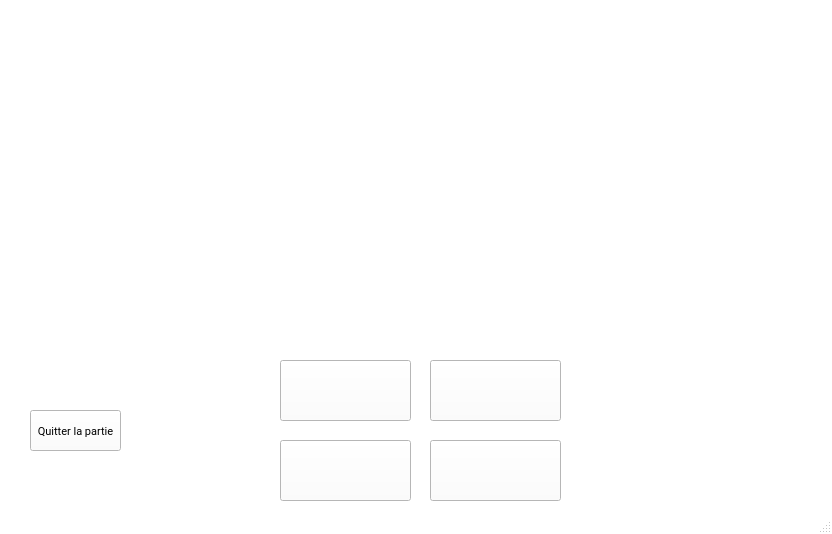
<?xml version="1.0" encoding="UTF-8"?>
<ui version="4.0">
 <class>Client</class>
 <widget class="QMainWindow" name="Client">
  <property name="geometry">
   <rect>
    <x>0</x>
    <y>0</y>
    <width>832</width>
    <height>534</height>
   </rect>
  </property>
  <property name="sizePolicy">
   <sizepolicy hsizetype="Fixed" vsizetype="Fixed">
    <horstretch>0</horstretch>
    <verstretch>0</verstretch>
   </sizepolicy>
  </property>
  <property name="minimumSize">
   <size>
    <width>832</width>
    <height>534</height>
   </size>
  </property>
  <property name="maximumSize">
   <size>
    <width>832</width>
    <height>534</height>
   </size>
  </property>
  <property name="palette">
   <palette>
    <active>
     <colorrole role="WindowText">
      <brush brushstyle="SolidPattern">
       <color alpha="255">
        <red>0</red>
        <green>0</green>
        <blue>0</blue>
       </color>
      </brush>
     </colorrole>
     <colorrole role="Button">
      <brush brushstyle="SolidPattern">
       <color alpha="255">
        <red>255</red>
        <green>255</green>
        <blue>255</blue>
       </color>
      </brush>
     </colorrole>
     <colorrole role="Light">
      <brush brushstyle="SolidPattern">
       <color alpha="255">
        <red>255</red>
        <green>255</green>
        <blue>255</blue>
       </color>
      </brush>
     </colorrole>
     <colorrole role="Midlight">
      <brush brushstyle="SolidPattern">
       <color alpha="255">
        <red>255</red>
        <green>255</green>
        <blue>255</blue>
       </color>
      </brush>
     </colorrole>
     <colorrole role="Dark">
      <brush brushstyle="SolidPattern">
       <color alpha="255">
        <red>127</red>
        <green>127</green>
        <blue>127</blue>
       </color>
      </brush>
     </colorrole>
     <colorrole role="Mid">
      <brush brushstyle="SolidPattern">
       <color alpha="255">
        <red>170</red>
        <green>170</green>
        <blue>170</blue>
       </color>
      </brush>
     </colorrole>
     <colorrole role="Text">
      <brush brushstyle="SolidPattern">
       <color alpha="255">
        <red>0</red>
        <green>0</green>
        <blue>0</blue>
       </color>
      </brush>
     </colorrole>
     <colorrole role="BrightText">
      <brush brushstyle="SolidPattern">
       <color alpha="255">
        <red>255</red>
        <green>255</green>
        <blue>255</blue>
       </color>
      </brush>
     </colorrole>
     <colorrole role="ButtonText">
      <brush brushstyle="SolidPattern">
       <color alpha="255">
        <red>0</red>
        <green>0</green>
        <blue>0</blue>
       </color>
      </brush>
     </colorrole>
     <colorrole role="Base">
      <brush brushstyle="SolidPattern">
       <color alpha="255">
        <red>255</red>
        <green>255</green>
        <blue>255</blue>
       </color>
      </brush>
     </colorrole>
     <colorrole role="Window">
      <brush brushstyle="SolidPattern">
       <color alpha="255">
        <red>255</red>
        <green>255</green>
        <blue>255</blue>
       </color>
      </brush>
     </colorrole>
     <colorrole role="Shadow">
      <brush brushstyle="SolidPattern">
       <color alpha="255">
        <red>0</red>
        <green>0</green>
        <blue>0</blue>
       </color>
      </brush>
     </colorrole>
     <colorrole role="AlternateBase">
      <brush brushstyle="SolidPattern">
       <color alpha="255">
        <red>255</red>
        <green>255</green>
        <blue>255</blue>
       </color>
      </brush>
     </colorrole>
     <colorrole role="ToolTipBase">
      <brush brushstyle="SolidPattern">
       <color alpha="255">
        <red>255</red>
        <green>255</green>
        <blue>220</blue>
       </color>
      </brush>
     </colorrole>
     <colorrole role="ToolTipText">
      <brush brushstyle="SolidPattern">
       <color alpha="255">
        <red>0</red>
        <green>0</green>
        <blue>0</blue>
       </color>
      </brush>
     </colorrole>
     <colorrole role="PlaceholderText">
      <brush brushstyle="SolidPattern">
       <color alpha="128">
        <red>0</red>
        <green>0</green>
        <blue>0</blue>
       </color>
      </brush>
     </colorrole>
    </active>
    <inactive>
     <colorrole role="WindowText">
      <brush brushstyle="SolidPattern">
       <color alpha="255">
        <red>0</red>
        <green>0</green>
        <blue>0</blue>
       </color>
      </brush>
     </colorrole>
     <colorrole role="Button">
      <brush brushstyle="SolidPattern">
       <color alpha="255">
        <red>255</red>
        <green>255</green>
        <blue>255</blue>
       </color>
      </brush>
     </colorrole>
     <colorrole role="Light">
      <brush brushstyle="SolidPattern">
       <color alpha="255">
        <red>255</red>
        <green>255</green>
        <blue>255</blue>
       </color>
      </brush>
     </colorrole>
     <colorrole role="Midlight">
      <brush brushstyle="SolidPattern">
       <color alpha="255">
        <red>255</red>
        <green>255</green>
        <blue>255</blue>
       </color>
      </brush>
     </colorrole>
     <colorrole role="Dark">
      <brush brushstyle="SolidPattern">
       <color alpha="255">
        <red>127</red>
        <green>127</green>
        <blue>127</blue>
       </color>
      </brush>
     </colorrole>
     <colorrole role="Mid">
      <brush brushstyle="SolidPattern">
       <color alpha="255">
        <red>170</red>
        <green>170</green>
        <blue>170</blue>
       </color>
      </brush>
     </colorrole>
     <colorrole role="Text">
      <brush brushstyle="SolidPattern">
       <color alpha="255">
        <red>0</red>
        <green>0</green>
        <blue>0</blue>
       </color>
      </brush>
     </colorrole>
     <colorrole role="BrightText">
      <brush brushstyle="SolidPattern">
       <color alpha="255">
        <red>255</red>
        <green>255</green>
        <blue>255</blue>
       </color>
      </brush>
     </colorrole>
     <colorrole role="ButtonText">
      <brush brushstyle="SolidPattern">
       <color alpha="255">
        <red>0</red>
        <green>0</green>
        <blue>0</blue>
       </color>
      </brush>
     </colorrole>
     <colorrole role="Base">
      <brush brushstyle="SolidPattern">
       <color alpha="255">
        <red>255</red>
        <green>255</green>
        <blue>255</blue>
       </color>
      </brush>
     </colorrole>
     <colorrole role="Window">
      <brush brushstyle="SolidPattern">
       <color alpha="255">
        <red>255</red>
        <green>255</green>
        <blue>255</blue>
       </color>
      </brush>
     </colorrole>
     <colorrole role="Shadow">
      <brush brushstyle="SolidPattern">
       <color alpha="255">
        <red>0</red>
        <green>0</green>
        <blue>0</blue>
       </color>
      </brush>
     </colorrole>
     <colorrole role="AlternateBase">
      <brush brushstyle="SolidPattern">
       <color alpha="255">
        <red>255</red>
        <green>255</green>
        <blue>255</blue>
       </color>
      </brush>
     </colorrole>
     <colorrole role="ToolTipBase">
      <brush brushstyle="SolidPattern">
       <color alpha="255">
        <red>255</red>
        <green>255</green>
        <blue>220</blue>
       </color>
      </brush>
     </colorrole>
     <colorrole role="ToolTipText">
      <brush brushstyle="SolidPattern">
       <color alpha="255">
        <red>0</red>
        <green>0</green>
        <blue>0</blue>
       </color>
      </brush>
     </colorrole>
     <colorrole role="PlaceholderText">
      <brush brushstyle="SolidPattern">
       <color alpha="128">
        <red>0</red>
        <green>0</green>
        <blue>0</blue>
       </color>
      </brush>
     </colorrole>
    </inactive>
    <disabled>
     <colorrole role="WindowText">
      <brush brushstyle="SolidPattern">
       <color alpha="255">
        <red>127</red>
        <green>127</green>
        <blue>127</blue>
       </color>
      </brush>
     </colorrole>
     <colorrole role="Button">
      <brush brushstyle="SolidPattern">
       <color alpha="255">
        <red>255</red>
        <green>255</green>
        <blue>255</blue>
       </color>
      </brush>
     </colorrole>
     <colorrole role="Light">
      <brush brushstyle="SolidPattern">
       <color alpha="255">
        <red>255</red>
        <green>255</green>
        <blue>255</blue>
       </color>
      </brush>
     </colorrole>
     <colorrole role="Midlight">
      <brush brushstyle="SolidPattern">
       <color alpha="255">
        <red>255</red>
        <green>255</green>
        <blue>255</blue>
       </color>
      </brush>
     </colorrole>
     <colorrole role="Dark">
      <brush brushstyle="SolidPattern">
       <color alpha="255">
        <red>127</red>
        <green>127</green>
        <blue>127</blue>
       </color>
      </brush>
     </colorrole>
     <colorrole role="Mid">
      <brush brushstyle="SolidPattern">
       <color alpha="255">
        <red>170</red>
        <green>170</green>
        <blue>170</blue>
       </color>
      </brush>
     </colorrole>
     <colorrole role="Text">
      <brush brushstyle="SolidPattern">
       <color alpha="255">
        <red>127</red>
        <green>127</green>
        <blue>127</blue>
       </color>
      </brush>
     </colorrole>
     <colorrole role="BrightText">
      <brush brushstyle="SolidPattern">
       <color alpha="255">
        <red>255</red>
        <green>255</green>
        <blue>255</blue>
       </color>
      </brush>
     </colorrole>
     <colorrole role="ButtonText">
      <brush brushstyle="SolidPattern">
       <color alpha="255">
        <red>127</red>
        <green>127</green>
        <blue>127</blue>
       </color>
      </brush>
     </colorrole>
     <colorrole role="Base">
      <brush brushstyle="SolidPattern">
       <color alpha="255">
        <red>255</red>
        <green>255</green>
        <blue>255</blue>
       </color>
      </brush>
     </colorrole>
     <colorrole role="Window">
      <brush brushstyle="SolidPattern">
       <color alpha="255">
        <red>255</red>
        <green>255</green>
        <blue>255</blue>
       </color>
      </brush>
     </colorrole>
     <colorrole role="Shadow">
      <brush brushstyle="SolidPattern">
       <color alpha="255">
        <red>0</red>
        <green>0</green>
        <blue>0</blue>
       </color>
      </brush>
     </colorrole>
     <colorrole role="AlternateBase">
      <brush brushstyle="SolidPattern">
       <color alpha="255">
        <red>255</red>
        <green>255</green>
        <blue>255</blue>
       </color>
      </brush>
     </colorrole>
     <colorrole role="ToolTipBase">
      <brush brushstyle="SolidPattern">
       <color alpha="255">
        <red>255</red>
        <green>255</green>
        <blue>220</blue>
       </color>
      </brush>
     </colorrole>
     <colorrole role="ToolTipText">
      <brush brushstyle="SolidPattern">
       <color alpha="255">
        <red>0</red>
        <green>0</green>
        <blue>0</blue>
       </color>
      </brush>
     </colorrole>
     <colorrole role="PlaceholderText">
      <brush brushstyle="SolidPattern">
       <color alpha="128">
        <red>0</red>
        <green>0</green>
        <blue>0</blue>
       </color>
      </brush>
     </colorrole>
    </disabled>
   </palette>
  </property>
  <property name="font">
   <font>
    <family>Roboto</family>
    <pointsize>10</pointsize>
   </font>
  </property>
  <property name="windowTitle">
   <string>Choisissez ou créez une partie.</string>
  </property>
  <property name="windowIcon">
   <iconset>
    <normaloff>./data/img/logo/logo.png</normaloff>./data/img/logo/logo.png</iconset>
  </property>
  <property name="autoFillBackground">
   <bool>false</bool>
  </property>
  <property name="styleSheet">
   <string notr="true"/>
  </property>
  <widget class="QWidget" name="centralwidget">
   <widget class="QStackedWidget" name="stackedWidget">
    <property name="geometry">
     <rect>
      <x>0</x>
      <y>10</y>
      <width>831</width>
      <height>511</height>
     </rect>
    </property>
    <property name="currentIndex">
     <number>2</number>
    </property>
    <widget class="QWidget" name="pageAccueil">
     <widget class="QLabel" name="titreLabelAccueil">
      <property name="geometry">
       <rect>
        <x>0</x>
        <y>10</y>
        <width>801</width>
        <height>71</height>
       </rect>
      </property>
      <property name="minimumSize">
       <size>
        <width>801</width>
        <height>71</height>
       </size>
      </property>
      <property name="font">
       <font>
        <family>Roboto</family>
        <pointsize>10</pointsize>
       </font>
      </property>
      <property name="text">
       <string>REJOIGNEZ OU CRÉEZ UNE PARTIE !</string>
      </property>
      <property name="scaledContents">
       <bool>true</bool>
      </property>
      <property name="alignment">
       <set>Qt::AlignCenter</set>
      </property>
     </widget>
     <widget class="QPushButton" name="creerPartieBouton">
      <property name="geometry">
       <rect>
        <x>330</x>
        <y>420</y>
        <width>151</width>
        <height>61</height>
       </rect>
      </property>
      <property name="minimumSize">
       <size>
        <width>111</width>
        <height>61</height>
       </size>
      </property>
      <property name="cursor">
       <cursorShape>PointingHandCursor</cursorShape>
      </property>
      <property name="text">
       <string>Créer une partie !</string>
      </property>
     </widget>
     <widget class="QListWidget" name="listeJoueursAccueil">
      <property name="enabled">
       <bool>true</bool>
      </property>
      <property name="geometry">
       <rect>
        <x>600</x>
        <y>140</y>
        <width>121</width>
        <height>171</height>
       </rect>
      </property>
      <property name="minimumSize">
       <size>
        <width>121</width>
        <height>171</height>
       </size>
      </property>
      <property name="font">
       <font>
        <family>Roboto</family>
        <pointsize>12</pointsize>
        <stylestrategy>PreferDefault</stylestrategy>
        <kerning>true</kerning>
       </font>
      </property>
      <property name="mouseTracking">
       <bool>true</bool>
      </property>
      <property name="autoFillBackground">
       <bool>false</bool>
      </property>
      <property name="editTriggers">
       <set>QAbstractItemView::NoEditTriggers</set>
      </property>
      <property name="flow">
       <enum>QListView::TopToBottom</enum>
      </property>
      <property name="selectionRectVisible">
       <bool>true</bool>
      </property>
     </widget>
     <widget class="QListWidget" name="listePartiesAccueil">
      <property name="geometry">
       <rect>
        <x>290</x>
        <y>100</y>
        <width>231</width>
        <height>251</height>
       </rect>
      </property>
      <property name="minimumSize">
       <size>
        <width>231</width>
        <height>251</height>
       </size>
      </property>
      <property name="font">
       <font>
        <family>Roboto</family>
        <pointsize>12</pointsize>
        <stylestrategy>PreferDefault</stylestrategy>
        <kerning>true</kerning>
       </font>
      </property>
      <property name="mouseTracking">
       <bool>true</bool>
      </property>
      <property name="autoFillBackground">
       <bool>false</bool>
      </property>
      <property name="editTriggers">
       <set>QAbstractItemView::NoEditTriggers</set>
      </property>
      <property name="flow">
       <enum>QListView::TopToBottom</enum>
      </property>
      <property name="selectionRectVisible">
       <bool>true</bool>
      </property>
     </widget>
     <widget class="QLabel" name="placesJoueursAccueil">
      <property name="geometry">
       <rect>
        <x>600</x>
        <y>100</y>
        <width>121</width>
        <height>31</height>
       </rect>
      </property>
      <property name="text">
       <string/>
      </property>
      <property name="alignment">
       <set>Qt::AlignCenter</set>
      </property>
     </widget>
     <widget class="QPushButton" name="rejoindrePartieBouton">
      <property name="geometry">
       <rect>
        <x>310</x>
        <y>360</y>
        <width>191</width>
        <height>41</height>
       </rect>
      </property>
      <property name="minimumSize">
       <size>
        <width>131</width>
        <height>41</height>
       </size>
      </property>
      <property name="cursor">
       <cursorShape>PointingHandCursor</cursorShape>
      </property>
      <property name="text">
       <string>Rejoindre une partie !</string>
      </property>
     </widget>
    </widget>
    <widget class="QWidget" name="pageSalleAttente">
     <widget class="QPushButton" name="demarrerBouton">
      <property name="geometry">
       <rect>
        <x>180</x>
        <y>320</y>
        <width>121</width>
        <height>51</height>
       </rect>
      </property>
      <property name="text">
       <string>Démarrer la partie !</string>
      </property>
     </widget>
     <widget class="QPushButton" name="quitterBouton">
      <property name="geometry">
       <rect>
        <x>180</x>
        <y>410</y>
        <width>121</width>
        <height>51</height>
       </rect>
      </property>
      <property name="text">
       <string>Quitter la partie</string>
      </property>
     </widget>
     <widget class="QListWidget" name="listeJoueursAttente">
      <property name="enabled">
       <bool>true</bool>
      </property>
      <property name="geometry">
       <rect>
        <x>490</x>
        <y>90</y>
        <width>191</width>
        <height>381</height>
       </rect>
      </property>
      <property name="minimumSize">
       <size>
        <width>121</width>
        <height>171</height>
       </size>
      </property>
      <property name="font">
       <font>
        <family>Roboto</family>
        <pointsize>12</pointsize>
        <stylestrategy>PreferDefault</stylestrategy>
        <kerning>true</kerning>
       </font>
      </property>
      <property name="mouseTracking">
       <bool>true</bool>
      </property>
      <property name="autoFillBackground">
       <bool>false</bool>
      </property>
      <property name="editTriggers">
       <set>QAbstractItemView::NoEditTriggers</set>
      </property>
      <property name="flow">
       <enum>QListView::TopToBottom</enum>
      </property>
      <property name="selectionRectVisible">
       <bool>true</bool>
      </property>
     </widget>
     <widget class="QLabel" name="attenteLabel">
      <property name="geometry">
       <rect>
        <x>0</x>
        <y>0</y>
        <width>831</width>
        <height>71</height>
       </rect>
      </property>
      <property name="font">
       <font>
        <family>Roboto</family>
        <pointsize>12</pointsize>
       </font>
      </property>
      <property name="text">
       <string>En attente de démarrage de la partie...</string>
      </property>
      <property name="alignment">
       <set>Qt::AlignCenter</set>
      </property>
     </widget>
     <widget class="QLabel" name="infoPartieAttente">
      <property name="geometry">
       <rect>
        <x>150</x>
        <y>70</y>
        <width>191</width>
        <height>111</height>
       </rect>
      </property>
      <property name="font">
       <font>
        <family>Roboto</family>
        <pointsize>20</pointsize>
        <weight>75</weight>
        <bold>true</bold>
       </font>
      </property>
      <property name="text">
       <string/>
      </property>
      <property name="alignment">
       <set>Qt::AlignCenter</set>
      </property>
     </widget>
    </widget>
    <widget class="QWidget" name="pageEnCours">
     <widget class="QLabel" name="imageLabel">
      <property name="enabled">
       <bool>true</bool>
      </property>
      <property name="geometry">
       <rect>
        <x>0</x>
        <y>20</y>
        <width>831</width>
        <height>271</height>
       </rect>
      </property>
      <property name="font">
       <font>
        <family>Roboto</family>
        <pointsize>14</pointsize>
       </font>
      </property>
      <property name="text">
       <string/>
      </property>
      <property name="alignment">
       <set>Qt::AlignCenter</set>
      </property>
     </widget>
     <widget class="QPushButton" name="r0Bouton">
      <property name="geometry">
       <rect>
        <x>280</x>
        <y>350</y>
        <width>131</width>
        <height>61</height>
       </rect>
      </property>
      <property name="text">
       <string/>
      </property>
      <property name="checkable">
       <bool>true</bool>
      </property>
      <property name="autoExclusive">
       <bool>true</bool>
      </property>
     </widget>
     <widget class="QPushButton" name="r1Bouton">
      <property name="geometry">
       <rect>
        <x>430</x>
        <y>350</y>
        <width>131</width>
        <height>61</height>
       </rect>
      </property>
      <property name="text">
       <string/>
      </property>
      <property name="checkable">
       <bool>true</bool>
      </property>
      <property name="autoExclusive">
       <bool>true</bool>
      </property>
     </widget>
     <widget class="QPushButton" name="r2Bouton">
      <property name="geometry">
       <rect>
        <x>280</x>
        <y>430</y>
        <width>131</width>
        <height>61</height>
       </rect>
      </property>
      <property name="text">
       <string/>
      </property>
      <property name="checkable">
       <bool>true</bool>
      </property>
      <property name="autoExclusive">
       <bool>true</bool>
      </property>
     </widget>
     <widget class="QPushButton" name="r3Bouton">
      <property name="geometry">
       <rect>
        <x>430</x>
        <y>430</y>
        <width>131</width>
        <height>61</height>
       </rect>
      </property>
      <property name="text">
       <string/>
      </property>
      <property name="checkable">
       <bool>true</bool>
      </property>
      <property name="autoExclusive">
       <bool>true</bool>
      </property>
     </widget>
     <widget class="QLabel" name="sujetLabel">
      <property name="enabled">
       <bool>true</bool>
      </property>
      <property name="geometry">
       <rect>
        <x>0</x>
        <y>290</y>
        <width>831</width>
        <height>41</height>
       </rect>
      </property>
      <property name="font">
       <font>
        <family>Roboto</family>
        <pointsize>14</pointsize>
       </font>
      </property>
      <property name="text">
       <string/>
      </property>
      <property name="alignment">
       <set>Qt::AlignCenter</set>
      </property>
     </widget>
     <widget class="QPushButton" name="quitterEnCoursBouton">
      <property name="geometry">
       <rect>
        <x>30</x>
        <y>400</y>
        <width>91</width>
        <height>41</height>
       </rect>
      </property>
      <property name="font">
       <font>
        <family>Roboto</family>
        <pointsize>8</pointsize>
       </font>
      </property>
      <property name="text">
       <string>Quitter la partie</string>
      </property>
     </widget>
     <widget class="QLabel" name="questionLabel">
      <property name="geometry">
       <rect>
        <x>670</x>
        <y>380</y>
        <width>121</width>
        <height>51</height>
       </rect>
      </property>
      <property name="text">
       <string/>
      </property>
      <property name="alignment">
       <set>Qt::AlignCenter</set>
      </property>
     </widget>
     <widget class="QLabel" name="timerLabel">
      <property name="geometry">
       <rect>
        <x>670</x>
        <y>440</y>
        <width>121</width>
        <height>61</height>
       </rect>
      </property>
      <property name="font">
       <font>
        <family>Roboto</family>
        <pointsize>16</pointsize>
        <weight>50</weight>
        <bold>false</bold>
       </font>
      </property>
      <property name="text">
       <string/>
      </property>
      <property name="alignment">
       <set>Qt::AlignCenter</set>
      </property>
     </widget>
    </widget>
   </widget>
  </widget>
  <widget class="QStatusBar" name="statusbar"/>
 </widget>
 <resources/>
 <connections/>
</ui>
